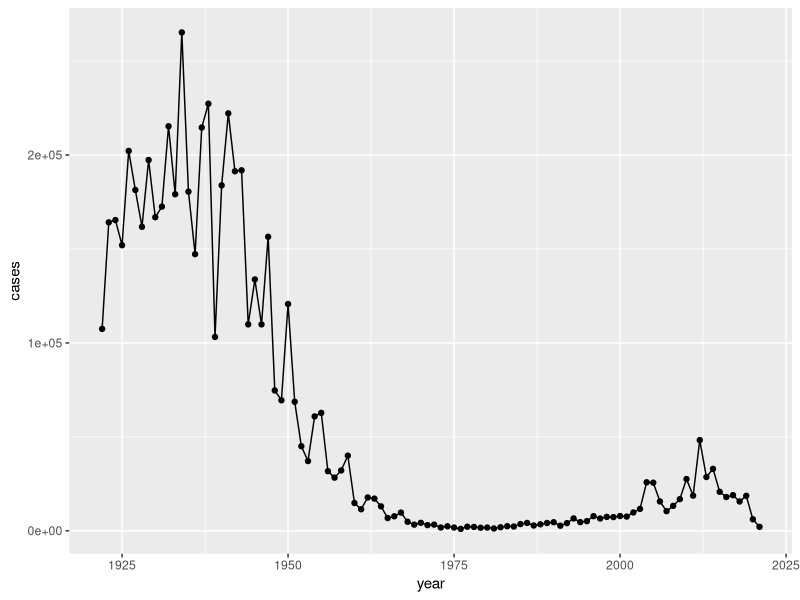
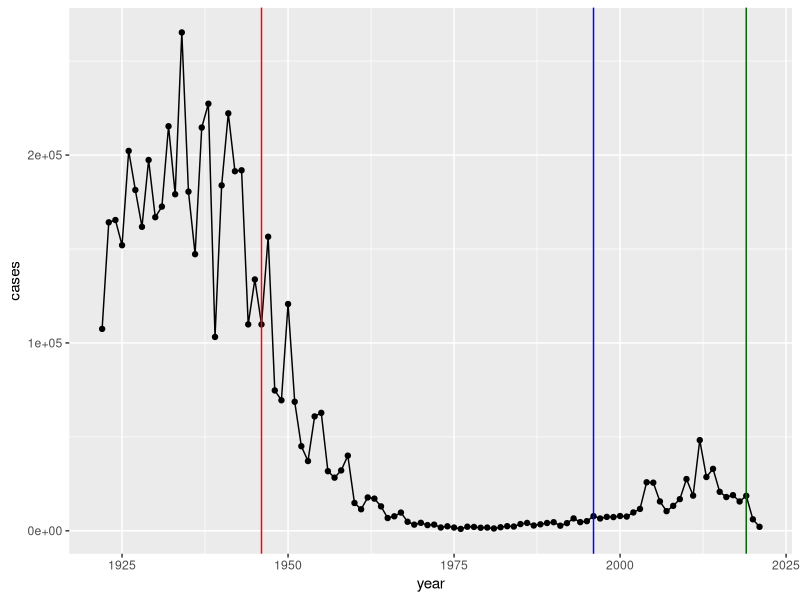

Here is the R script that generated these plots, in order: (Note: this script raises an error after producing the figures.)
## ---- chunk 1
library(tidyverse)
## ---- chunk 2
#|echo:FALSE
cdc <- data.frame(year = c(1922L,1923L,1924L,1925L,
                                          1926L,1927L,1928L,1929L,1930L,1931L,
                                          1932L,1933L,1934L,1935L,1936L,
                                          1937L,1938L,1939L,1940L,1941L,1942L,
                                          1943L,1944L,1945L,1946L,1947L,
                                          1948L,1949L,1950L,1951L,1952L,
                                          1953L,1954L,1955L,1956L,1957L,1958L,
                                          1959L,1960L,1961L,1962L,1963L,
                                          1964L,1965L,1966L,1967L,1968L,1969L,
                                          1970L,1971L,1972L,1973L,1974L,
                                          1975L,1976L,1977L,1978L,1979L,1980L,
                                          1981L,1982L,1983L,1984L,1985L,
                                          1986L,1987L,1988L,1989L,1990L,
                                          1991L,1992L,1993L,1994L,1995L,1996L,
                                          1997L,1998L,1999L,2000L,2001L,
                                          2002L,2003L,2004L,2005L,2006L,2007L,
                                          2008L,2009L,2010L,2011L,2012L,
                                          2013L,2014L,2015L,2016L,2017L,2018L,
                                          2019L,2020L,2021L),
         cases = c(107473,164191,165418,152003,
                                          202210,181411,161799,197371,
                                          166914,172559,215343,179135,265269,
                                          180518,147237,214652,227319,103188,
                                          183866,222202,191383,191890,109873,
                                          133792,109860,156517,74715,69479,
                                          120718,68687,45030,37129,60886,
                                          62786,31732,28295,32148,40005,
                                          14809,11468,17749,17135,13005,6799,
                                          7717,9718,4810,3285,4249,3036,
                                          3287,1759,2402,1738,1010,2177,2063,
                                          1623,1730,1248,1895,2463,2276,
                                          3589,4195,2823,3450,4157,4570,
                                          2719,4083,6586,4617,5137,7796,6564,
                                          7405,7298,7867,7580,9771,11647,
                                          25827,25616,15632,10454,13278,
                                          16858,27550,18719,48277,28639,32971,
                                          20762,17972,18975,15609,18617,
                                          6124,2116)
       )
  
## ---- chunk 3
ggplot(cdc) +
  aes(x=year, y=cases) +
  geom_point() +
  geom_line()
## ---- chunk 4
ggplot(cdc) +
  aes(x=year, y=cases) +
  geom_point() +
  geom_line() +
  geom_vline(xintercept=1946,color="red")+
  geom_vline(xintercept=1996,color="blue")+
  geom_vline(xintercept=2019,color="darkgreen")
## ---- chunk 5
library(jsonlite)
## ---- chunk 6
subject <- read_json("https://www.cmi-pb.org/api/subject", simplifyVector = TRUE)
## ---- chunk 7
head(subject)
## ---- chunk 8
table(subject$infancy_vac)
## ---- chunk 9
table(subject$biological_sex)
## ---- chunk 10
table(subject$biological_sex,subject$race)
## ---- chunk 11
library(lubridate)
## ---- chunk 12
today() - mdy("06-11-2000")
## ---- chunk 13
time_length( today() - mdy("06-11-2000"),  "years")
## ---- chunk 14
subject$age <- ymd(subject$date_of_boost) - ymd(subject$year_of_birth)
## ---- chunk 15
subject$age_years <- time_length(subject$age,"years")
## ---- chunk 16
ggplot(subject)+
  aes(age_years,
      fill=infancy_vac)+
  facet_wrap(vars(infancy_vac),ncol=1)+
  geom_histogram()
## ---- chunk 17
int <- ymd(subject$date_of_boost) - ymd(subject$year_of_birth)
age_at_boost <- time_length(int, "year")
head(age_at_boost)
## ---- chunk 18
table(subject$dataset)
## ---- chunk 19
specimen <- read_json("https://www.cmi-pb.org/api/specimen",simplifyVector=TRUE)
titer <- read_json("https://www.cmi-pb.org/api/v4/plasma_ab_titer",simplifyVector=TRUE)
## ---- chunk 20
head(specimen)
## ---- chunk 21
head(titer)
## ---- chunk 22
meta <- inner_join(specimen, subject)
head(meta)
## ---- chunk 23
abdata <- inner_join(titer, meta)
dim(abdata)
## ---- chunk 24
table(abdata$isotype)
## ---- chunk 25
table(abdata$dataset)
## ---- chunk 26
igg <- abdata %>% filter(isotype == "IgG")
head(igg)
## ---- chunk 27
ggplot(igg)+
  aes(MFI_normalised,antigen)+
  geom_boxplot()+
  xlim(0,75)+
  facet_wrap(vars(visit),nrow=2)
## ---- chunk 28
oops <- abdata %>% filter(antigen == "Fim2/3")
table(oops$dataset)
## ---- chunk 29
filter(igg, antigen=="OVA") %>%
  ggplot() +
  aes(MFI_normalised, col=infancy_vac) +
  geom_boxplot(show.legend = TRUE) +
  facet_wrap(vars(visit)) +
  theme_bw()
## ---- chunk 30
filter(igg, antigen=="FIM2/3") %>%
  ggplot() +
  aes(MFI_normalised, col=infancy_vac) +
  geom_boxplot(show.legend = TRUE) +
  facet_wrap(vars(visit)) +
  theme_bw()
## ---- chunk 31
igpt.21 <- abdata %>% filter (dataset == "2021_dataset",
                            isotype == "IgG",
                            antigen == "PT")
## ---- chunk 32
ggplot(igpt.21)+
  aes(planned_day_relative_to_boost,
      MFI_normalised,
      col=infancy_vac)+
  geom_point()+
  geom_line(aes(group=subject_id), linewidth=0.5,alpha=0.5)+
  geom_smooth(se=FALSE,span=0.4,linewidth=3)
## ---- chunk 33
igpt.21 <- abdata %>% filter (dataset == "2020_dataset",
                            isotype == "IgG",
                            antigen == "PT")
ggplot(igpt.21)+
  aes(planned_day_relative_to_boost,
      MFI_normalised,
      col=infancy_vac)+
  geom_point()+
  geom_line(aes(group=subject_id), linewidth=0.5,alpha=0.5)+
  geom_smooth(se=FALSE,span=0.4,linewidth=3)
## ---- chunk 34
igpt.22 <- abdata %>% filter (dataset == "2022_dataset",
                            isotype == "IgG",
                            antigen == "PT")
ggplot(igpt.22)+
  aes(planned_day_relative_to_boost,
      MFI_normalised,
      col=infancy_vac)+
  geom_point()+
  geom_line(aes(group=subject_id))+
  geom_vline(xintercept=0) +
  geom_vline(xintercept=14)

## ---- chunk 35
ggplot(igpt.21)+
  aes(planned_day_relative_to_boost,
      MFI_normalised,
      col=infancy_vac)+
  geom_point()+
  geom_line(aes(group=subject_id), linewidth=0.5,alpha=0.5)+
  geom_smooth(se=FALSE,span=0.4,linewidth=3)+
  facet_wrap(vars(dataset,infancy_vac),ncol=1)
## ---- chunk 36
url <- "https://www.cmi-pb.org/api/v2/rnaseq?versioned_ensembl_gene_id=eq.ENSG00000211896.7"
rna <- read_json(url, simplifyVector = TRUE) 
## ---- chunk 37
ssrna <- inner_join(rna, meta)
## ---- chunk 38
ggplot(ssrna) +
  aes(x=visit, y=tpm, group=subject_id) +
  geom_point() +
  geom_line(alpha=0.2)
## ---- chunk 39
ggplot(ssrna) +
  aes(tpm, col=infancy_vac) +
  geom_boxplot() +
  facet_wrap(vars(visit))
## ---- chunk 40
ssrna %>%  
  filter(visit==4) %>% 
  ggplot() +
    aes(tpm, col=infancy_vac) + geom_density() + 
    geom_rug()
